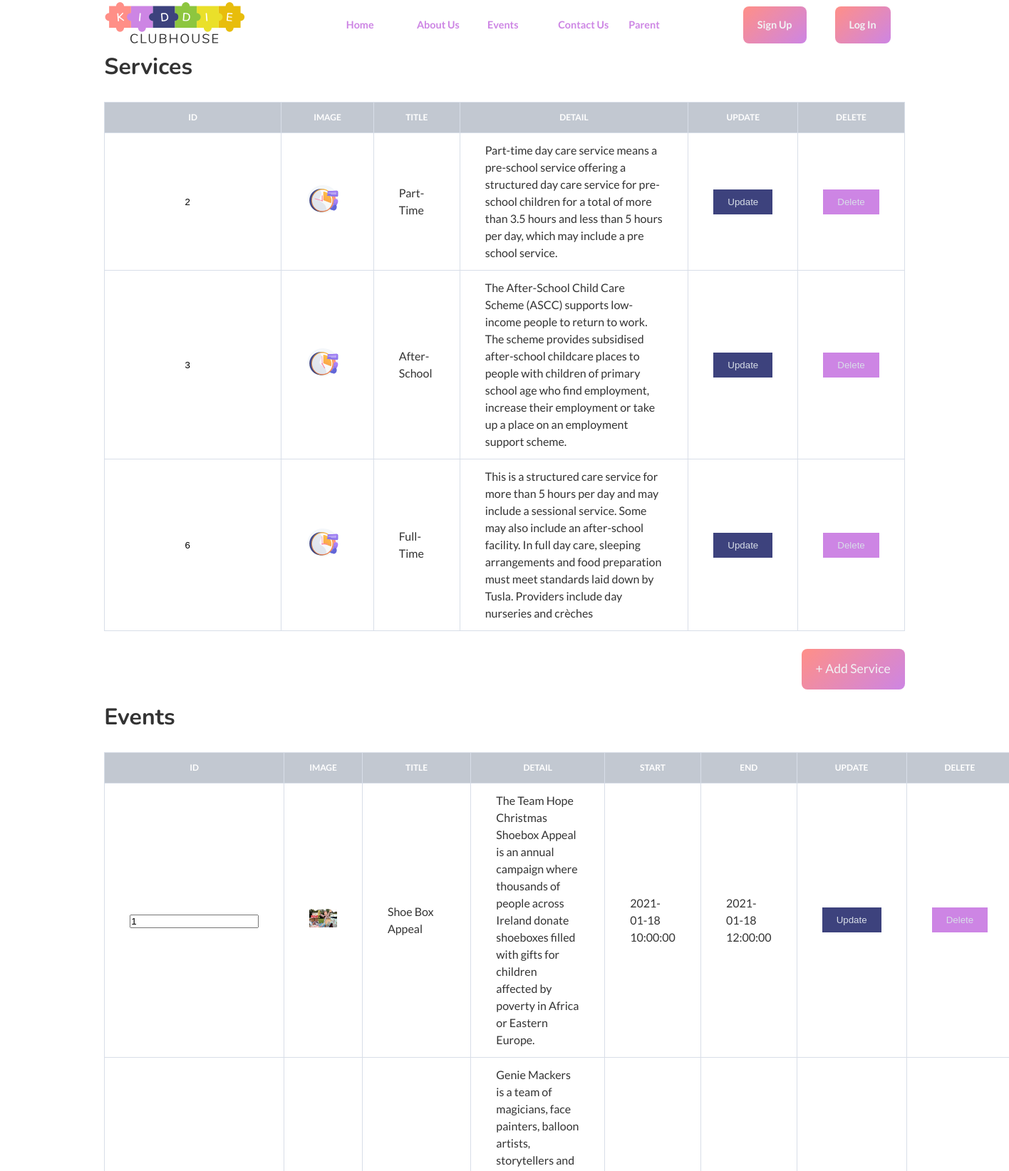
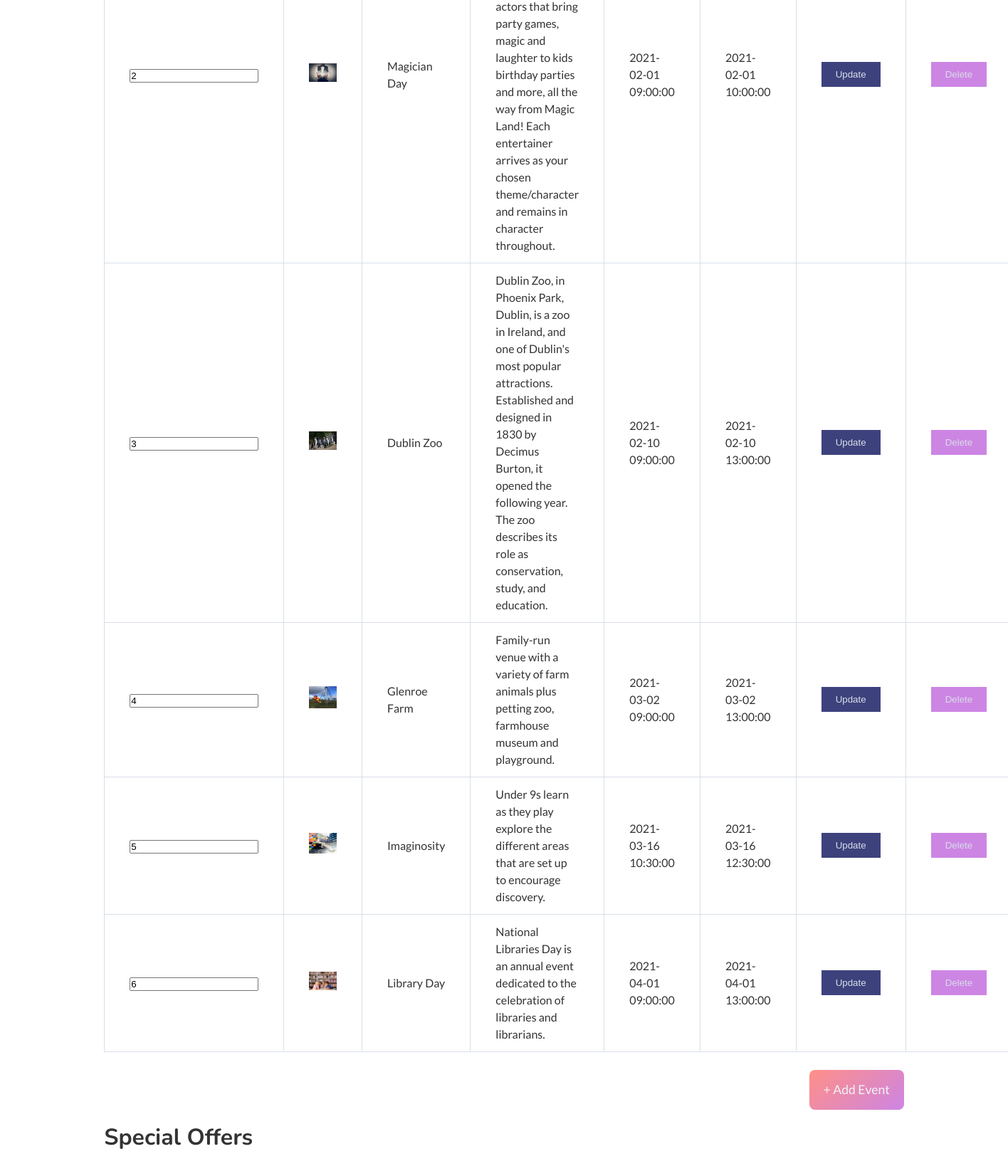
The app's page /index-edit.php (upper part) with its own data (2 pictures, top to bottom).
### tables this page shows
CREATE TABLE `menu` (
  `id` int(11) NOT NULL,
  `parentId` int(11) DEFAULT NULL,
  `title` varchar(100) DEFAULT NULL,
  `link` varchar(255) DEFAULT NULL,
  `accessLevel` int(11) DEFAULT NULL
);

CREATE TABLE `service` (
  `serviceId` int(11) NOT NULL,
  `serviceTitle` varchar(100) DEFAULT NULL,
  `serviceDetail` varchar(1000) DEFAULT NULL,
  `imagePath` varchar(1000) DEFAULT NULL
);

CREATE TABLE `event` (
  `eventId` int(11) NOT NULL,
  `eventTitle` varchar(100) DEFAULT NULL,
  `eventDetail` varchar(1000) DEFAULT NULL,
  `startTime` datetime DEFAULT NULL,
  `endTime` datetime DEFAULT NULL,
  `imagePath` varchar(1000) DEFAULT NULL
);

### index-edit.php (the view, shortened to what this page needs)
<!DOCTYPE html>
<html lang="en">
   <head>
      <?php include 'header.php'; ?>
   </head>
   <body>
      <?php
         $query1 = "SELECT serviceid, servicetitle, servicedetail, imagepath FROM service";
         $result1 = @mysqli_query($db_connection, $query1);
         $services = array();
         while ($row = mysqli_fetch_array($result1)) {
           $services[] = array(
             'serviceid' => $row['serviceid'],
             'servicetitle' => $row['servicetitle'],
             'servicedetail' => $row['servicedetail'],
             'imagepath' => $row['imagepath']
           );
         }
         $query2 = "SELECT eventid, eventtitle, eventdetail, starttime, endtime, imagepath FROM event";
         $result2 = @mysqli_query($db_connection, $query2);
         $events = array();
         while ($row = mysqli_fetch_array($result2)) {
           $events[] = array(
             'eventid' => $row['eventid'],
             'eventtitle' => $row['eventtitle'],
             'eventdetail' => $row['eventdetail'],
             'starttime' => $row['starttime'],
             'endtime' => $row['endtime'],
             'imagepath' => $row['imagepath']
           );
         }
         ?>
      <section class="day-details">
         <div class="container">
            <h2 class="heading-2">Services</h2>
            <table class="day-details-table data-table services-table-edit">
               <thead>
                  <tr>
                     <th width=1px >ID</th>
                     <th>IMAGE</th>
                     <th>TITLE</th>
                     <th>DETAIL</th>
                     <th>UPDATE</th>
                     <th>DELETE</th>
                  </tr>
               </thead>
               <tbody>
                  <?php
                     for ($row = 0; $row < sizeof($services); $row++) {
                     ?>
                  <tr>
                     <form method='get' action='service-update-form.php'>
                        <td><input type='number' name='serviceid' value='<?php  echo $services[$row]['serviceid']; ?>' readonly></td>
                        <td> <img src="<?php echo $services[$row]['imagepath']; ?>" alt="" class="service-image"></td>
                        <td> <?php echo $services[$row]['servicetitle']; ?> </td>
                        <td> <?php echo $services[$row]['servicedetail']; ?> </td>
                        <td><button type='submit' name='' class="btn-up">Update</button></td>
                        <td><button type="submit" formaction="scripts/delete_service.php" class="btn-del">Delete</button></td>
                     </form>
                  </tr>
                  <?php
                     }
                     ?>
               </tbody>
            </table>
            <div class="flex">
               <a class="btn btn-primary" href="service-new-form.php">+ Add Service</a>
            </div>
         </div>
      </section>
      <section class="day-details">
         <div class="container">
            <h2 class="heading-2">Events</h2>
            <table class="day-details-table day-details-table-edit">
               <thead>
                  <tr>
                     <th>ID</th>
                     <th>IMAGE</th>
                     <th>TITLE</th>
                     <th>DETAIL</th>
                     <th>START</th>
                     <th>END</th>
                     <th>UPDATE</th>
                     <th>DELETE</th>
                  </tr>
               </thead>
               <tbody>
                  <?php
                     for ($row = 0; $row < sizeof($events); $row++) {
                     ?>
                  <tr>
                     <form method='get' action='event-update-form.php'>
                        <td><input type='number' name='eventid' value='<?php  echo $events[$row]['eventid']; ?>' readonly></td>
                        <td> <img src="<?php echo $events[$row]['imagepath']; ?>" alt="" class="event-image"></td>
                        <td> <?php echo $events[$row]['eventtitle']; ?> </td>
                        <td> <?php echo $events[$row]['eventdetail']; ?> </td>
                        <td> <?php echo $events[$row]['starttime']; ?> </td>
                        <td> <?php echo $events[$row]['endtime']; ?> </td>
                        <td><button type='submit' name='' class="btn-up">Update</button></td>
                        <td><button type="submit" formaction="scripts/delete_event.php" class="btn-del">Delete</button></td>
                     </form>
                  </tr>
                  <?php
                     }
                     ?>
               </tbody>
            </table>
            <div class="flex">
               <a class="btn btn-primary" href="event-new-form.php">+ Add Event</a>
            </div>
         </div>
      </section>
      <section class="day-details">
         <div class="container">
            <h2 class="heading-2">Special Offers</h2>
         </div>
      </section>
   </body>
   </body>
</html>

### header.php (shortened to what this page needs)
<!DOCTYPE html>
<html lang="en">
<head>
  <link rel="stylesheet" href="https://unpkg.com/aos@next/dist/aos.css" />
  <link rel="stylesheet" href="https://cdnjs.cloudflare.com/ajax/libs/font-awesome/5.15.2/css/all.min.css"
 />
  <link rel="stylesheet" href="css/utilities.css">
  <link rel="stylesheet" href="css/style.css">
</head>
<body>
  <div class="menu-area">
    <div class="container flex">
      <figure><img class="logo" src="img/logo-01.svg" alt=""></figure>
      <?php
        require ('scripts/connect.php');
        if (isset($_SESSION['user_id'])) {
          $accesslevel = $_SESSION['accesslevel'];
        } else {
          $accesslevel = 3;
        }
        $query = "SELECT id, parentid, title, link, accesslevel FROM menu WHERE accesslevel >= '$accesslevel' ORDER BY parentid, id";
        $result = @mysqli_query($db_connection, $query);
        $menu = array();
        while ($row = mysqli_fetch_array($result)) {
          $menu[] = array(
            'id' => $row['id'],
            'parentid' => $row['parentid'],
            'title' => $row['title'],
            'link' => $row['link'],
            'accesslevel' => $row['accesslevel']
          );
        }
        ?>
        <ul>
          <?php
            for ($row = 0; $row < sizeof($menu); $row++) {
              if ($menu[$row]['parentid'] == 0) {
              ?>
              <li><a href="<?php echo $menu[$row]['link']; ?>"><?php echo $menu[$row]['title']; ?></a>
              <?php
              for ($sub = 0; $sub < sizeof($menu); $sub++) {
                if ($menu[$sub]['parentid'] == $menu[$row]['id']) {
                  ?>
                  <li><a href="<?php echo $menu[$sub]['link']; ?>"><?php echo $menu[$sub]['title']; ?></a></li>
                  <?php
                } else { echo '</li>  '; }
              }
              ?>
              </ul>
              <?php
              }
            }
          ?>
      <div class="nav-buttons">
        <?php if(isset($_SESSION['user_id'])) {
          ?>
          <a class="btn btn-primary" href="scripts/logout.php">Log Out</a>
          <?php
        } else {
          ?>
          <a class="btn btn-primary" href="sign-up-form.php">Sign Up</a>
          <a class="btn btn-primary" href="login-form.php">Log In</a>
          <?php
        }
        ?>
      </div>
    </div>
  </div>
</body>
</html>

### css/utilities.css (style rules this page uses)
:root { --color-primary: #ff8f87; --color-secondary: #cd85e4; --color-tertiary: #3d427d; --color-grey: #d8dee8; --color-grey-light: #f1f3f5; --color-grey-dark: #c2c8d1; --color-grey-darkest: #333; --heading-font: "Nunito", sans-serif; --body-font: "Lato", sans-serif; }
.heading-1, .heading-2, .heading-3 { font-family: var(--heading-font); }
.heading-2 { font-size: 2em; }
.container { max-width: 85%; margin: 0 auto; overflow: hideen; padding: 0 2.5em; }
.flex { display: flex; justify-content: center; align-items: center; height: 100%; }
.btn { outline: none; border: none; font-size: 1.1em; padding: 15px 20px; border-radius: 8px; cursor: pointer; color: var(--color-grey-light); }
.btn-primary { background: rgb(255, 143, 135); background: linear-gradient( 138deg, rgba(255, 143, 135, 1) 0%, rgba(205, 133, 228, 1) 100% ); }
.menu-area a { display: flex; align-items: center; justify-content: space-between; color: red; }
.menu-area .logo { width: 150%; }
.menu-area a { padding: 0.625em; font-weight: 700; font-size: 0.9em; color: var(--color-secondary); }
.menu-area ul { display: flex; justify-content: center; width: 100%; }
.menu-area ul li { position: relative; left: 40%; width: 100%; text-align: center; }
.menu-area .nav-buttons { width: 100%; display: flex; justify-content: flex-end; }
.nav-buttons .btn { margin: 0 20px; padding: 15px 20px; color: var(--color-grey-light); }
.sign-up-form .flex, .login .flex, .day-details .flex, .contact-form .flex { flex-direction: row; justify-content: flex-end; }
.day-details .btn { margin-bottom: 15px; }

### css/style.css (style rules this page uses)
* { padding: 0; margin: 0; box-sizing: border-box; }
html { scroll-behavior: smooth; }
body { font-family: var(--body-font); line-height: 1.5; color: var(--color-grey-darkest); }
ul { list-style-type: none; }
a { text-decoration: none; }
img { width: 100%; }
table { margin: 25px auto; border-collapse: collapse; border: 1px solid var(--color-grey-light); }
table th, table td { border: 1px solid var(--color-grey); padding: 12px 35px; border-collapse: collapse; }
table th { background: var(--color-primary); color: #fff; text-transform: uppercase; font-size: 12px; }
.btn-add, .btn-del, .btn-up { padding: 10px 20px; color: var(--color-grey); border: none; outline: none; cursor: pointer; }
.btn-del { background-color: var(--color-secondary); }
.btn-up { background-color: var(--color-tertiary); }
.service-image { width: 80%; }
.data-table input[type="number"] { border: none; background-color: transparent; text-align: center; display: block; color: black; }
.day-details-table-edit th, .services-table-edit th, .special-offers-table-edit th { background: var(--color-grey-dark); color: #fff; text-transform: uppercase; font-size: 12px; }

### records on screen
menu: title "Home"
menu: title "About Us"
menu: title "Events"
menu: title "Contact Us"
menu: title "Parent"
service: serviceid "2", imagePath (picture), serviceTitle "Part-Time", serviceDetail "Part-time day care service means a pre-school service offering a structured day care service for pre-school children for a total of more than 3.5 hours and less than 5 hours per day, which may include a pre school service."
service: serviceid "3", imagePath (picture), serviceTitle "After-School", serviceDetail "The After-School Child Care Scheme (ASCC) supports low-income people to return to work. The scheme provides subsidised after-school childcare places to people with children of primary school age who find employment, increase their employment or take up a place on an employment support scheme."
service: serviceid "6", imagePath (picture), serviceTitle "Full-Time", serviceDetail "This is a structured care service for more than 5 hours per day and may include a sessional service. Some may also include an after-school facility. In full day care, sleeping arrangements and food preparation must meet standards laid down by Tusla. Providers include day nurseries and crèches"
event: eventid "1", imagePath (picture), eventTitle "Shoe Box Appeal", eventDetail "The Team Hope Christmas Shoebox Appeal is an annual campaign where thousands of people across Ireland donate shoeboxes filled with gifts for children affected by poverty in Africa or Eastern Europe.", startTime "2021-01-18 10:00:00", endTime "2021-01-18 12:00:00"
event: eventid "2", imagePath (picture), eventTitle "Magician Day", eventDetail "Genie Mackers is a team of magicians, face painters, balloon artists, storytellers and actors that bring party games, magic and laughter to kids birthday parties and more, all the way from Magic Land! Each entertainer arrives as your chosen theme/character and remains in character throughout.", startTime "2021-02-01 09:00:00", endTime "2021-02-01 10:00:00"
event: eventid "3", imagePath (picture), eventTitle "Dublin Zoo", eventDetail "Dublin Zoo, in Phoenix Park, Dublin, is a zoo in Ireland, and one of Dublin's most popular attractions. Established and designed in 1830 by Decimus Burton, it opened the following year. The zoo describes its role as conservation, study, and education.", startTime "2021-02-10 09:00:00", endTime "2021-02-10 13:00:00"
event: eventid "4", imagePath (picture), eventTitle "Glenroe Farm", eventDetail "Family-run venue with a variety of farm animals plus petting zoo, farmhouse museum and playground.", startTime "2021-03-02 09:00:00", endTime "2021-03-02 13:00:00"
event: eventid "5", imagePath (picture), eventTitle "Imaginosity", eventDetail "Under 9s learn as they play explore the different areas that are set up to encourage discovery.", startTime "2021-03-16 10:30:00", endTime "2021-03-16 12:30:00"
event: eventid "6", imagePath (picture), eventTitle "Library Day", eventDetail "National Libraries Day is an annual event dedicated to the celebration of libraries and librarians.", startTime "2021-04-01 09:00:00", endTime "2021-04-01 13:00:00"
